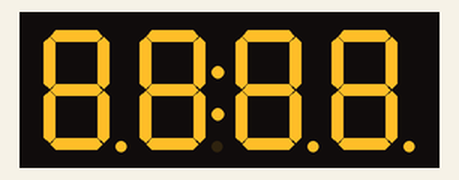
This sketch was run on a simulated Arduino Uno, built with avr-gcc and run on an emulated ATmega328P. Parts: 4-digit seven-segment display.

Above: at 1.1 s.
At 5.5 s:
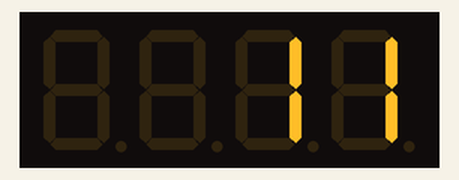
At 10.0 s:
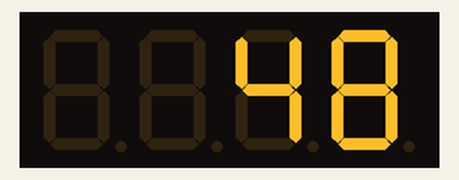
At 14.4 s:
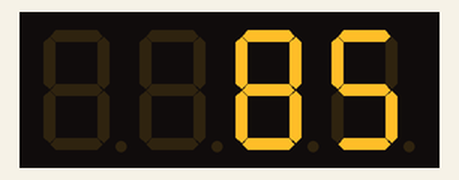
At 19.0 s:
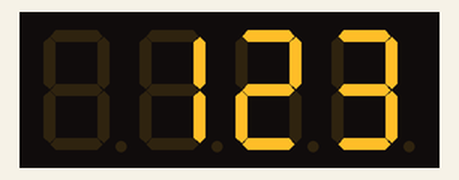
At 22.2 s:
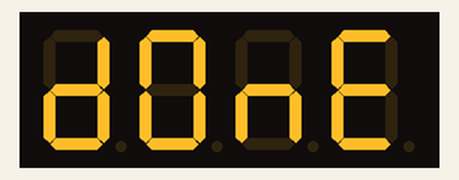

The sketch:

16.seven-segment-display.ino
```cpp
// Sketch >> Include Library >> Add .ZIP Library >> libs/7SEG-TM1637-HERO.zip
#include <TM1637Display.h>

const int dioPin = 5;
const int clkPin = 6;
TM1637Display *display = new TM1637Display(clkPin, dioPin);

// Segment positions
//   A
// F   B
//   G
// E   C
//   D   DP
const uint8_t allOn[] = { 0xff, 0xff, 0xff, 0xff };
const uint8_t allOff[] = { 0x00, 0x00, 0x00, 0x00 };
const uint8_t done[] = {
  SEG_B | SEG_C | SEG_D | SEG_E | SEG_G,          // d
  SEG_A | SEG_B | SEG_C | SEG_D | SEG_E | SEG_F,  // O
  SEG_C | SEG_E | SEG_G,                          // n
  SEG_A | SEG_F | SEG_G | SEG_E | SEG_D,          // E
};

void setup() {
  display->clear();
  delay(1000);
  display->setBrightness(0);

  display->setSegments(allOn);
  delay(2000);
  display->clear();
  delay(1000);

  for (int i = 0; i < 124; i++) {
    display->showNumberDec(i);
    delay(100);
  }

  delay(2000);
  display->clear();
  delay(1000);
  display->setSegments(done);
}

void loop() {
}
```

Measured:
- what the display in image 0 shows lasts 2.1 s, from 1.0 s to 3.1 s
- what the display in image 4 shows lasts 2.1 s, from 19.0 s to 21.1 s
